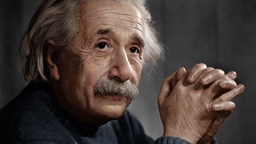
#> input picture tests/image.jpg, 256 x 144 px, shrunk from 1920 x 1080 before the run, found by its file name
$ python filter_tests.py
#> lines starting #> are read from the running program, lines starting #| are printed output that depends on the picture
import numpy as np
from PIL import Image

class ConvulationLayer():
    def __init__(self, filter) -> None:
        filter_height, filter_width = filter.shape

        self.filter = filter
        self.pad_height, self.pad_width = filter_height // 2, filter_width // 2


    def forward(self, input_image):
        image_height, image_width, image_channels = input_image.shape
        output = np.zeros((image_height - 2*self.pad_height, image_width - 2*self.pad_width, image_channels))

        for c in range(image_channels):
            for y in range(self.pad_height, image_height - self.pad_height):
                for x in range(self.pad_width, image_width - self.pad_width):
                    output[y-self.pad_height, x-self.pad_width, c] = np.sum(input_image
                                [y-self.pad_height:y+self.pad_height+1,
                                x-self.pad_width:x+self.pad_width+1, c] * self.filter)
        return output

class MaxPoolingLayer():
    def __init__(self, pool_size) -> None:
        self.pool_size = pool_size

    def forward(self, input_image):
        image_height, image_width, image_channels = input_image.shape
        new_height, new_width = image_height // self.pool_size, image_width // self.pool_size
        output = np.zeros((new_height, new_width, image_channels))

        for c in range(image_channels):
            for y in range(0, new_height):
                for x in range(0, new_width):
                    output[y, x, c] = np.max(input_image
                            [y*self.pool_size:(y+1)*self.pool_size,
                              x*self.pool_size:(x+1)*self.pool_size, c])
        return output


class ConvulationNetwork():
    def __init__(self, filter, pool_size) -> None:
        self.layers = [
            ConvulationLayer(filter),
            MaxPoolingLayer(pool_size),
            ConvulationLayer(filter),
            MaxPoolingLayer(pool_size),
            MaxPoolingLayer(pool_size),
            ConvulationLayer(filter),
            MaxPoolingLayer(pool_size),
            ConvulationLayer(filter),
            MaxPoolingLayer(pool_size),
            MaxPoolingLayer(pool_size),
        ]

    def forward(self, input_image):
        output = input_image

        for layer in self.layers:
            print(output.shape)
            output = layer.forward(output)

        return output

filter = np.array([[1, 2, 1],
                    [2, 4, 2],
                    [1, 2, 1]])

image = np.array(Image.open('tests/image.jpg'))
#> image is the input picture: shape (144, 256, 3); mean R, G, B 71.1, 59.6, 54.7
model = ConvulationNetwork(filter, 2)

output = model.forward(image)
#> the loop in forward, `for layer in self.layers:` made 10 passes
#> pass 1, in forward, `output = layer.forward(output)`:
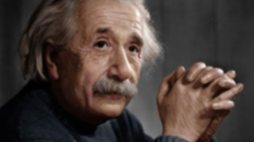
#> output: shape (142, 254, 3) float64; mean R, G, B 1147.5, 959, 878.4; drawn with min black and max white
#> pass 2, in forward, `output = layer.forward(output)`:
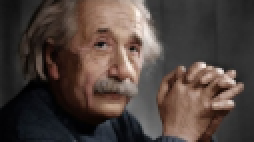
#> output: shape (71, 127, 3) float64 (shown 2 times larger); mean R, G, B 1211.9, 1020.1, 938.7; drawn with min black and max white
#> pass 3, in forward, `output = layer.forward(output)`:
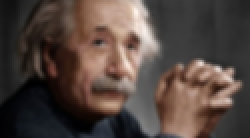
#> output: shape (69, 125, 3) float64 (shown 2 times larger); mean R, G, B 19711.9, 16532.8, 15170.1; drawn with min black and max white
#> output = [[8736724, 6540219, 5532026], [13245158, 11916915, 11372361], [11263804, 9593669, 8812684]]
Image.fromarray(output.astype(np.uint8)).save('tests/new_image.jpg')

# Zapis obrazów wynikowych
# Image.fromarray(convolved_image.astype(np.uint8)).save('convolved_image.jpg')
# Image.fromarray(pooled_image.astype(np.uint8)).save('pooled_image.jpg')
